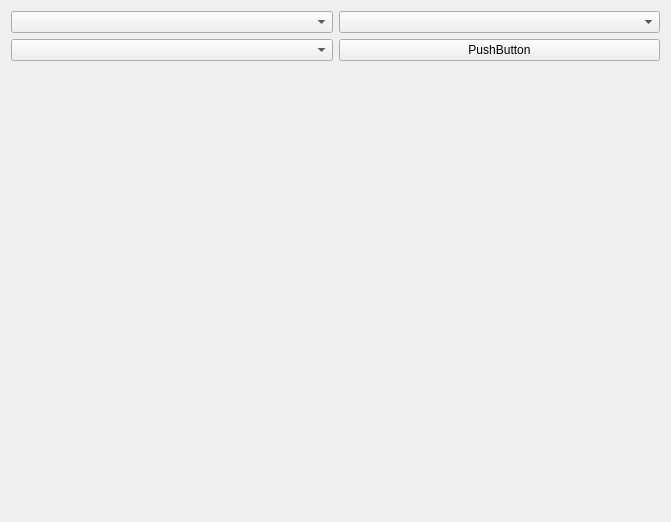
<?xml version="1.0" encoding="UTF-8"?>
<ui version="4.0">
 <class>MapView</class>
 <widget class="QWidget" name="MapView">
  <property name="geometry">
   <rect>
    <x>0</x>
    <y>0</y>
    <width>671</width>
    <height>522</height>
   </rect>
  </property>
  <property name="windowTitle">
   <string>Form</string>
  </property>
  <layout class="QVBoxLayout" name="verticalLayout_3" stretch="0,1">
   <item>
    <layout class="QHBoxLayout" name="horizontalLayout">
     <item>
      <layout class="QVBoxLayout" name="verticalLayout">
       <item>
        <widget class="QComboBox" name="comboBox"/>
       </item>
       <item>
        <widget class="QComboBox" name="comboBox_2"/>
       </item>
      </layout>
     </item>
     <item>
      <layout class="QVBoxLayout" name="verticalLayout_2">
       <item>
        <widget class="QComboBox" name="comboBox_3"/>
       </item>
       <item>
        <widget class="QPushButton" name="pushButton">
         <property name="text">
          <string>PushButton</string>
         </property>
        </widget>
       </item>
      </layout>
     </item>
    </layout>
   </item>
   <item>
    <widget class="EMap" name="widget" native="true"/>
   </item>
  </layout>
 </widget>
 <customwidgets>
  <customwidget>
   <class>EMap</class>
   <extends>QWidget</extends>
   <header>emap.h</header>
   <container>1</container>
  </customwidget>
 </customwidgets>
 <resources/>
 <connections/>
</ui>
